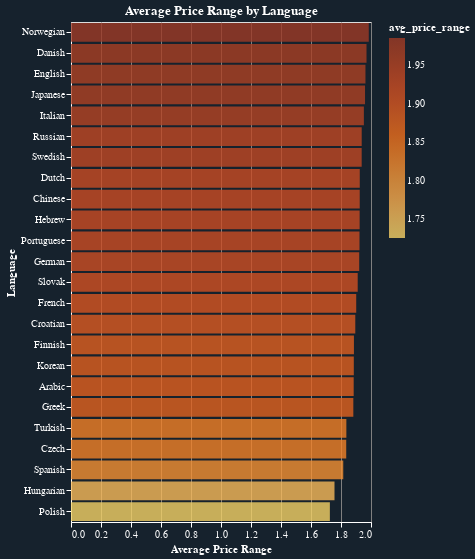

Here is the notebook cell this chart was saved with:
### Code cell
chart

### Figure 1 — Vega-Lite specification as saved in the notebook (floating-point values rounded to 4 significant figures)
{"config": {"background": "#16222D", "title": {"color": "white"}, "axis": {"domainColor": "white", "gridColor": "gray", "tickColor": "white", "titleColor": "white", "labelColor": "white"}, "legend": {"labelColor": "white", "titleColor": "white"}}, "data": {"name": "data-6e9c74186e06b6dac608085ce72c07e2"}, "mark": {"type": "bar", "opacity": 0.8}, "encoding": {"color": {"field": "avg_price_range", "scale": {"scheme": "goldorange"}, "type": "quantitative"}, "tooltip": [{"field": "avg_price_range", "type": "quantitative"}, {"field": "count_reviews", "type": "quantitative"}], "x": {"field": "avg_price_range", "title": "Average Price Range", "type": "quantitative"}, "y": {"field": "language", "sort": "-x", "title": "Language", "type": "nominal"}}, "height": 500, "title": "Average Price Range by Language", "width": "container", "$schema": "https://vega.github.io/schema/vega-lite/v5.17.0.json", "datasets": {"data-6e9c74186e06b6dac608085ce72c07e2": [{"Unnamed: 0": 45, "langid": "no", "avg_price_range": 1.985, "count_reviews": 1286, "language": "Norwegian"}, {"Unnamed: 0": 11, "langid": "da", "avg_price_range": 1.97, "count_reviews": 1508, "language": "Danish"}, {"Unnamed: 0": 14, "langid": "en", "avg_price_range": 1.963, "count_reviews": 106765, "language": "English"}, {"Unnamed: 0": 31, "langid": "ja", "avg_price_range": 1.96, "count_reviews": 856, "language": "Japanese"}, {"Unnamed: 0": 30, "langid": "it", "avg_price_range": 1.953, "count_reviews": 322593, "language": "Italian"}, {"Unnamed: 0": 51, "langid": "ru", "avg_price_range": 1.938, "count_reviews": 4051, "language": "Russian"}, {"Unnamed: 0": 57, "langid": "sv", "avg_price_range": 1.938, "count_reviews": 1563, "language": "Swedish"}, {"Unnamed: 0": 43, "langid": "nl", "avg_price_range": 1.925, "count_reviews": 4902, "language": "Dutch"}, {"Unnamed: 0": 66, "langid": "zh", "avg_price_range": 1.925, "count_reviews": 466, "language": "Chinese"}, {"Unnamed: 0": 23, "langid": "he", "avg_price_range": 1.924, "count_reviews": 608, "language": "Hebrew"}, {"Unnamed: 0": 48, "langid": "pt", "avg_price_range": 1.923, "count_reviews": 6943, "language": "Portuguese"}, {"Unnamed: 0": 12, "langid": "de", "avg_price_range": 1.921, "count_reviews": 9154, "language": "German"}, {"Unnamed: 0": 53, "langid": "sk", "avg_price_range": 1.911, "count_reviews": 79, "language": "Slovak"}, {"Unnamed: 0": 21, "langid": "fr", "avg_price_range": 1.901, "count_reviews": 34331, "language": "French"}, {"Unnamed: 0": 24, "langid": "hr", "avg_price_range": 1.895, "count_reviews": 86, "language": "Croatian"}, {"Unnamed: 0": 20, "langid": "fi", "avg_price_range": 1.886, "count_reviews": 211, "language": "Finnish"}, {"Unnamed: 0": 35, "langid": "ko", "avg_price_range": 1.885, "count_reviews": 384, "language": "Korean"}, {"Unnamed: 0": 3, "langid": "ar", "avg_price_range": 1.885, "count_reviews": 78, "language": "Arabic"}, {"Unnamed: 0": 13, "langid": "el", "avg_price_range": 1.882, "count_reviews": 1588, "language": "Greek"}, {"Unnamed: 0": 61, "langid": "tr", "avg_price_range": 1.836, "count_reviews": 554, "language": "Turkish"}, {"Unnamed: 0": 10, "langid": "cs", "avg_price_range": 1.835, "count_reviews": 212, "language": "Czech"}, {"Unnamed: 0": 16, "langid": "es", "avg_price_range": 1.815, "count_reviews": 24452, "language": "Spanish"}, {"Unnamed: 0": 26, "langid": "hu", "avg_price_range": 1.757, "count_reviews": 300, "language": "Hungarian"}, {"Unnamed: 0": 47, "langid": "pl", "avg_price_range": 1.726, "count_reviews": 1375, "language": "Polish"}]}}
